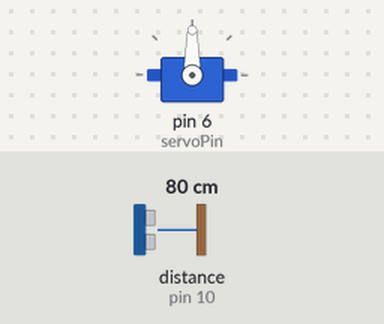
The sketch below on a simulated Arduino Uno, built with avr-gcc and run on an emulated ATmega328P. On the bench: servo. Wiring (inferred from the names in the program): ultrasonic range finder: trigger pin 9; echo pin 10. The test bench sets the inputs (shaded band); at power-on: distance to the obstacle (sensor on pin 10) 80 cm. The echo pulse lasts 58.3 µs per cm.

Above: at 2.2 s.
2.3 s: distance to the obstacle (sensor on pin 10) set to 24 cm
3.8 s: distance to the obstacle (sensor on pin 10) set to 20 cm
At 4.32 s:
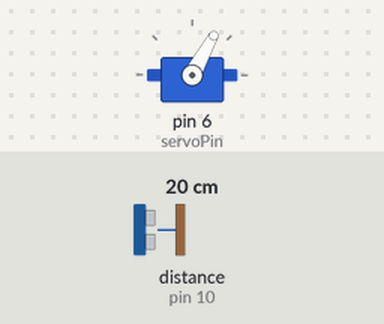
At 5.8 s:
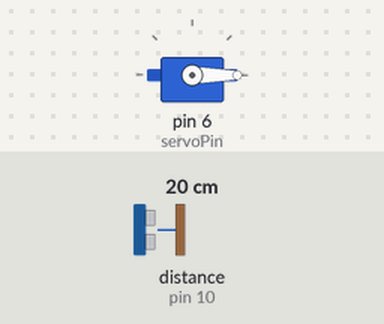
Timing chart, 0 to 12.8 s (numbered marks = the images above; inputs shaded):
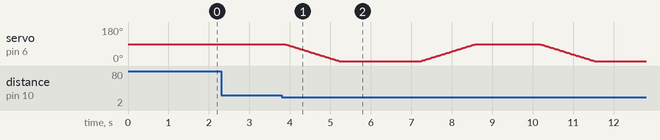

The sketch:

1Bin_Program.ino
```cpp
#include <Servo.h>

const int trigPin = 9;
const int echoPin = 10;
const int servoPin = 6;

const int triggerDistance = 20;

const int closedAngle = 90;
const int openAngle = 0;

const int speedDelay = 15;

Servo binServo;

void setup() {
  pinMode(trigPin, OUTPUT);
  pinMode(echoPin, INPUT);

  binServo.attach(servoPin);

  binServo.write(closedAngle);
  delay(1000);

  Serial.begin(9600);
}

void loop() {
  int distance = getDistance();


  if (distance > 2 && distance <= triggerDistance) {

    for (int pos = closedAngle; pos >= openAngle; pos -= 1) {
      binServo.write(pos);
      delay(speedDelay);
    }

    delay(2000);


    for (int pos = openAngle; pos <= closedAngle; pos += 1) {
      binServo.write(pos);
      delay(speedDelay);
    }


    delay(1500);
  }

  delay(60);
}


int getDistance() {
  digitalWrite(trigPin, LOW);
  delayMicroseconds(2);
  digitalWrite(trigPin, HIGH);
  delayMicroseconds(10);
  digitalWrite(trigPin, LOW);

  long duration = pulseIn(echoPin, HIGH, 30000);

  if (duration == 0) {
    return 999;
  }

  return duration * 0.034 / 2;
}
```

Measured:
- the behaviour switches between 22 and 21 cm on distance to the obstacle (sensor on pin 10) (found by bisection; images 0 and 1)
- after the input at 2.3 s, every drawn part: stays the same
